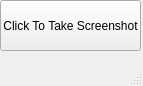
<?xml version="1.0" encoding="UTF-8"?>
<ui version="4.0">
 <class>MainWindow</class>
 <widget class="QMainWindow" name="MainWindow">
  <property name="geometry">
   <rect>
    <x>0</x>
    <y>0</y>
    <width>143</width>
    <height>86</height>
   </rect>
  </property>
  <property name="windowTitle">
   <string>MainWindow</string>
  </property>
  <widget class="QWidget" name="centralwidget">
   <widget class="QPushButton" name="pushButton">
    <property name="geometry">
     <rect>
      <x>0</x>
      <y>0</y>
      <width>141</width>
      <height>51</height>
     </rect>
    </property>
    <property name="text">
     <string>Click To Take Screenshot</string>
    </property>
   </widget>
  </widget>
  <widget class="QMenuBar" name="menubar">
   <property name="geometry">
    <rect>
     <x>0</x>
     <y>0</y>
     <width>143</width>
     <height>18</height>
    </rect>
   </property>
  </widget>
  <widget class="QStatusBar" name="statusbar"/>
 </widget>
 <resources/>
 <connections/>
</ui>
